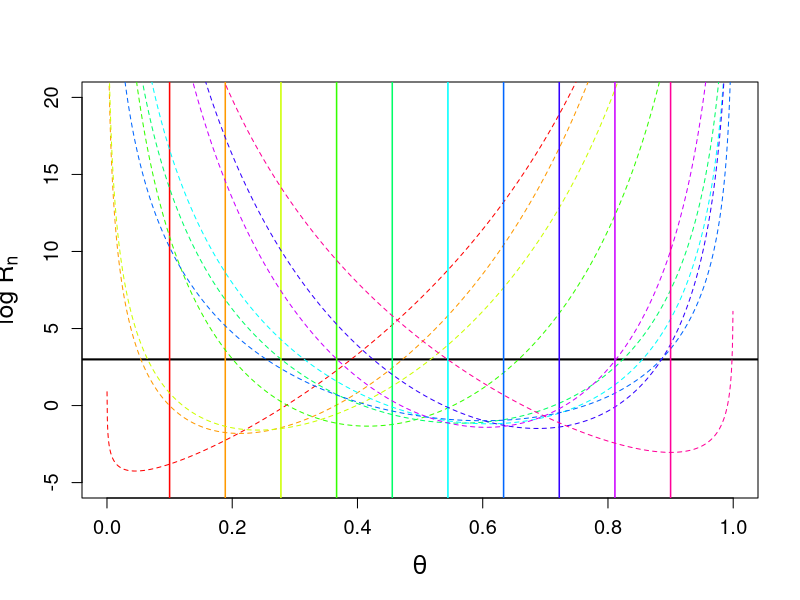

The R source for this figure:
RfuncBBsing <- function(theta,xv,mv,abvec){
  ## function to calculate R for single \theta_i
  xm <- (mv-xv)
  logR <- lbeta(xv+abvec[1], xm+abvec[2]) -
    lbeta(abvec[1],abvec[2]) - xv*log(theta) - xm*log(1-theta)
  return(logR)
}

nn<-10
mm <- sample(seq(15,40, by=1),nn,  replace=T) 

theta.true <- seq(0.1,0.9,length.out=nn) 
thetavec <- seq(0.0001,0.9999,by=0.0005); ntheta <- length(thetavec)
Rcurvemat <- matrix(NA,ntheta, nn)
xx <- rbinom(nn, mm,theta.true) 

for(j in 1:nn){ 
  xx2 <- xx[j]; mm2 <- mm[j]
  compset <- setdiff(1:nn,j)
  xx1 <- xx[compset]; mm1 <- mm[compset]
  
  n <- length(xx1)
  xm <- xx1/mm1 
  xmbar <- mean(xm)
  xmvar <- (n-1)*var(xm)/n 
  mbar <- mean(mm)
  mu.eb <- xmbar
  phi.eb <- ((mbar*xmvar)/(mu.eb*(1-mu.eb))  - 1)/(mbar - 1)
  
  aa.hat <- (1/phi.eb -1)*mu.eb
  bb.hat <- (1/phi.eb -1)*(1 - mu.eb)
  abvec <- c(aa.hat, bb.hat)
  
  if(abvec[1]>0 & abvec[2]>0){
    Rvec <- rep(0, ntheta)
    for(i in 1:ntheta){
      Rvec[i] <- RfuncBBsing(thetavec[i],xx2,mm2,abvec)
    }
    Rcurvemat[,j] <- Rvec
  }
}


## plotting CIs

testsize <- 0.05 
finalR <- na.omit(t(Rcurvemat))
na.indices <- na.action(na.omit(t(Rcurvemat)))[1]
ylims <- range(finalR) 
ylims <- c(-5,20)

plot(thetavec,Rcurvemat[,1],type="n", ylim=ylims, xlab=expression(theta), 
     ylab=expression(log ~ R[n]), main="", cex.lab=1.5, cex.axis=1.2)

theta.truef <- theta.true[setdiff(1:nn,na.indices)]
nn.f <- nrow(finalR)
abline(h=log(1/testsize), col=1, lty=1,lwd=2)

Allcol <- rainbow(nn.f)
for(j in 1:nn.f){
  lines(thetavec,finalR[j,],lty=2, col=Allcol[j])
  abline(v=theta.truef[j], col=Allcol[j], lwd=1.5)
}





